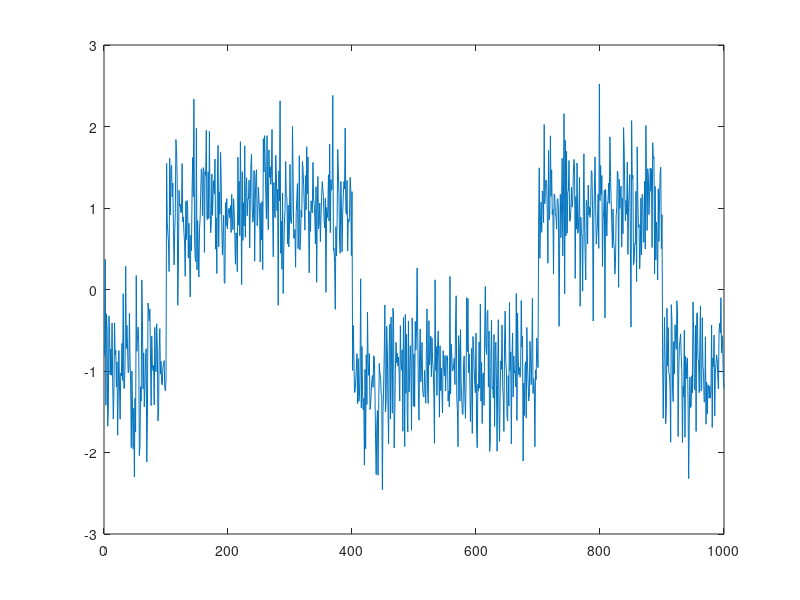
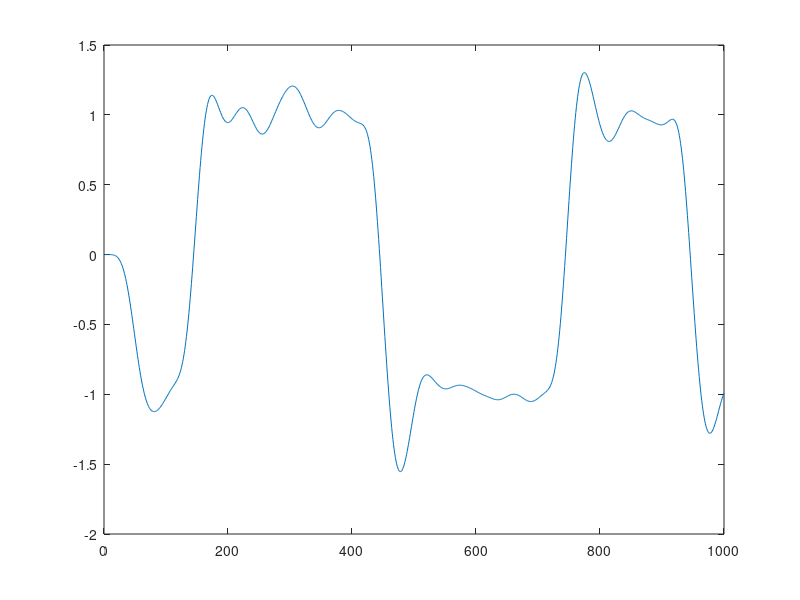
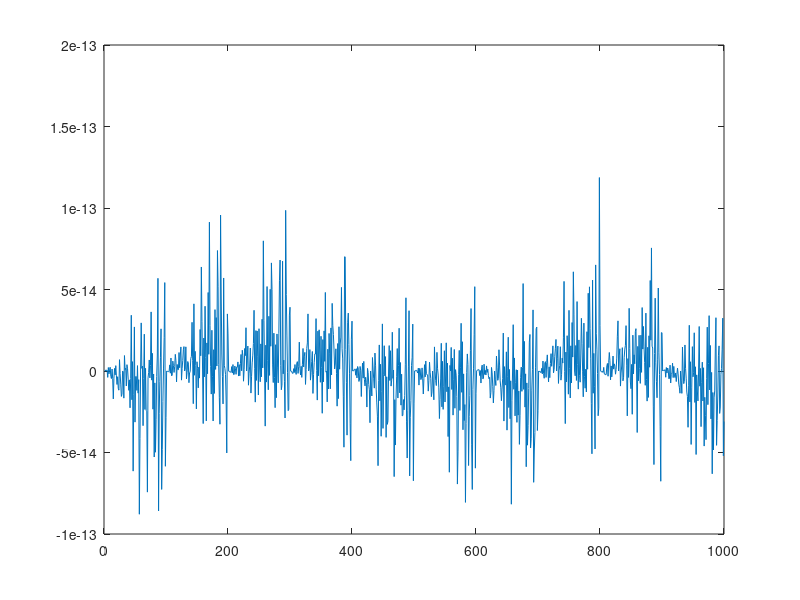
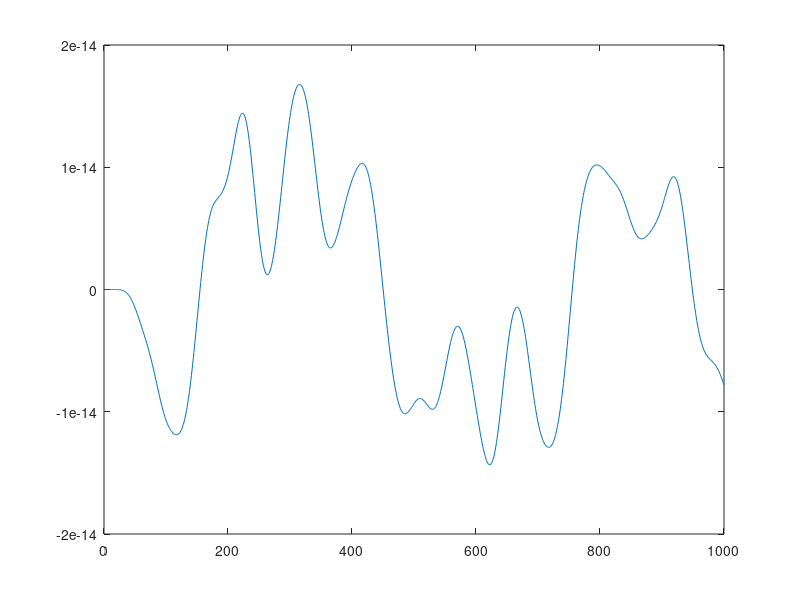

MATLAB code for these plots, in order: (Note: this script raises an error after producing the figures.)

u = 0;

for g = 1:1000

clear;
N0 = .5;
T = 1;
M = 100;
fc = .1 * 10^3;

%information bits
a = rand(1, M);
a = 1 - 2*round(a);

%discrete time
step = .01;
t = 0:step:T-step;


%pulse shape
k  = 50 ;
%p = exp(-k*((t-0.5*T).^2));  %only in the interval [0,T]
p = ones(1,100);

%noise generation
n = randn (1, M*size(t,2) );
n = sqrt(N0/2).*n;

%randomly chosen teta
teta = .3 * 10^-14;

%generation of r(t)
r = zeros(1, M*size(t,2) );
for i = 1:M

r((i-1)*size(t,2)+1:i*size(t,2)) =  cos(2*pi*fc*(t+i-1) + teta)*a(i).*p + n((i-1)*size(t,2)+1:i*size(t,2)) ;

end

%+ n((i-1)*size(t,2)+1:(i-1)*size(t,2)+size(t,2))


%downconversion
rI = zeros(1, M*size(t,2) );
rQ = zeros(1, M*size(t,2) );

for i = 1:M

rI((i-1)*size(t,2)+1:i*size(t,2)) = cos(2*pi*fc*t) .* r((i-1)*size(t,2)+1:i*size(t,2)) ;

end

for i = 1:M

rQ((i-1)*size(t,2)+1:i*size(t,2)) = sin(2*pi*fc*t) .*r((i-1)*size(t,2)+1:i*size(t,2)) ;

end

figure(1);
plot(rI(1:1000));
figure(3);
plot(rQ(1:1000));



rI = transpose(rI);
rQ = transpose(rQ);

fc = 15;
fs = 1000;

[b,f] = butter(6,fc/(fs/2));


rI = filter(b,f,rI);
rQ = filter(b,f,rQ);




figure(2);
plot(rI(1:1000));
figure(4);
plot(rQ(1:1000));

rl = rI + 1i*rQ;

rl = transpose(rl);

%outputs yi

y = zeros(1,M);



for i = 1:M
    
   y(i) =  sum( rl((i-1)*size(t,2)+1:i*size(t,2)) .* p);
    
end


tetaML = atan( sum( imag(y).*a ) / sum( real(y).*a ) );

u = u + (teta-tetaML)^2;
end

u = u / 1000;
